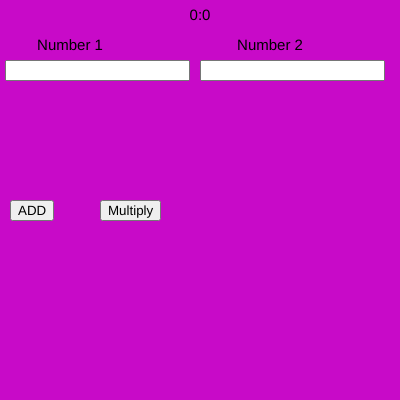
Frame 1 (no input)
Frame 60 (no input): identical to frame 1, image omitted
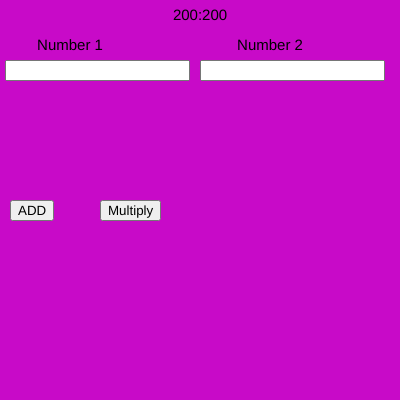
Frame 120 (the mouse pressed at the canvas centre since frame 60)

The p5.js sketch that drew these frames (run headless with seeded random() and noise() and a simulated clock; from frame 60 on, the mouse is pressed at the canvas centre):

// p5.js sketch
// ── sketch.js
var n1,n2;
var b1,b2,b3,b4;

function setup() {
  
  createCanvas(400, 400);
  
  num1 = createInput();
  num1.position(5, 60);
  
  num2 = createInput();
  num2.position(200, 60);
  
  b1 = createButton("ADD");
  b1.position(10, 200);
  b1.mousePressed(add);
  
  b2 = createButton("Multiply");
  b2.position(100, 200);
  b2.mousePressed(mul);
  
  
  textAlign(CENTER);
  textSize(15);
}

function draw() {
  background(200,10,200)
  text(mouseX +":" +mouseY,200,20)
  text("Number 1",70,50)
  text("Number 2",270,50)
  
n1=parseInt(num1.value())
n2=parseInt(num2.value())
}
function add()
{console.log(n1+n2)
}

function mul()
{console.log(n1*n2)
}
